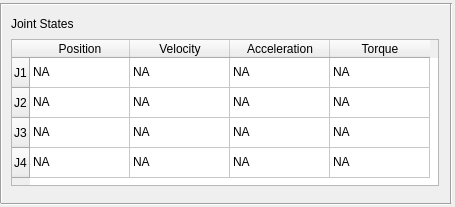
<?xml version="1.0" encoding="UTF-8"?>
<ui version="4.0">
 <class>Form</class>
 <widget class="QWidget" name="Form">
  <property name="geometry">
   <rect>
    <x>0</x>
    <y>0</y>
    <width>455</width>
    <height>207</height>
   </rect>
  </property>
  <property name="windowTitle">
   <string>Form</string>
  </property>
  <widget class="QTableWidget" name="tableWidget">
   <property name="geometry">
    <rect>
     <x>11</x>
     <y>39</y>
     <width>428</width>
     <height>147</height>
    </rect>
   </property>
   <row>
    <property name="text">
     <string>J1</string>
    </property>
   </row>
   <row>
    <property name="text">
     <string>J2</string>
    </property>
   </row>
   <row>
    <property name="text">
     <string>J3</string>
    </property>
   </row>
   <row>
    <property name="text">
     <string>J4</string>
    </property>
   </row>
   <column>
    <property name="text">
     <string>Position</string>
    </property>
   </column>
   <column>
    <property name="text">
     <string>Velocity</string>
    </property>
   </column>
   <column>
    <property name="text">
     <string>Acceleration</string>
    </property>
   </column>
   <column>
    <property name="text">
     <string>Torque</string>
    </property>
   </column>
   <item row="0" column="0">
    <property name="text">
     <string>NA</string>
    </property>
    <property name="flags">
     <set>ItemIsDragEnabled|ItemIsUserCheckable|ItemIsEnabled</set>
    </property>
   </item>
   <item row="0" column="1">
    <property name="text">
     <string>NA</string>
    </property>
    <property name="flags">
     <set>ItemIsDragEnabled|ItemIsUserCheckable|ItemIsEnabled</set>
    </property>
   </item>
   <item row="0" column="2">
    <property name="text">
     <string>NA</string>
    </property>
    <property name="flags">
     <set>ItemIsDragEnabled|ItemIsUserCheckable|ItemIsEnabled</set>
    </property>
   </item>
   <item row="0" column="3">
    <property name="text">
     <string>NA</string>
    </property>
    <property name="flags">
     <set>ItemIsDragEnabled|ItemIsUserCheckable|ItemIsEnabled</set>
    </property>
   </item>
   <item row="1" column="0">
    <property name="text">
     <string>NA</string>
    </property>
    <property name="flags">
     <set>ItemIsDragEnabled|ItemIsUserCheckable|ItemIsEnabled</set>
    </property>
   </item>
   <item row="1" column="1">
    <property name="text">
     <string>NA</string>
    </property>
    <property name="flags">
     <set>ItemIsDragEnabled|ItemIsUserCheckable|ItemIsEnabled</set>
    </property>
   </item>
   <item row="1" column="2">
    <property name="text">
     <string>NA</string>
    </property>
    <property name="flags">
     <set>ItemIsDragEnabled|ItemIsUserCheckable|ItemIsEnabled</set>
    </property>
   </item>
   <item row="1" column="3">
    <property name="text">
     <string>NA</string>
    </property>
    <property name="flags">
     <set>ItemIsDragEnabled|ItemIsUserCheckable|ItemIsEnabled</set>
    </property>
   </item>
   <item row="2" column="0">
    <property name="text">
     <string>NA</string>
    </property>
    <property name="flags">
     <set>ItemIsDragEnabled|ItemIsUserCheckable|ItemIsEnabled</set>
    </property>
   </item>
   <item row="2" column="1">
    <property name="text">
     <string>NA</string>
    </property>
    <property name="flags">
     <set>ItemIsDragEnabled|ItemIsUserCheckable|ItemIsEnabled</set>
    </property>
   </item>
   <item row="2" column="2">
    <property name="text">
     <string>NA</string>
    </property>
    <property name="flags">
     <set>ItemIsDragEnabled|ItemIsUserCheckable|ItemIsEnabled</set>
    </property>
   </item>
   <item row="2" column="3">
    <property name="text">
     <string>NA</string>
    </property>
    <property name="flags">
     <set>ItemIsDragEnabled|ItemIsUserCheckable|ItemIsEnabled</set>
    </property>
   </item>
   <item row="3" column="0">
    <property name="text">
     <string>NA</string>
    </property>
    <property name="flags">
     <set>ItemIsDragEnabled|ItemIsUserCheckable|ItemIsEnabled</set>
    </property>
   </item>
   <item row="3" column="1">
    <property name="text">
     <string>NA</string>
    </property>
    <property name="flags">
     <set>ItemIsDragEnabled|ItemIsUserCheckable|ItemIsEnabled</set>
    </property>
   </item>
   <item row="3" column="2">
    <property name="text">
     <string>NA</string>
    </property>
    <property name="flags">
     <set>ItemIsDragEnabled|ItemIsUserCheckable|ItemIsEnabled</set>
    </property>
   </item>
   <item row="3" column="3">
    <property name="text">
     <string>NA</string>
    </property>
    <property name="flags">
     <set>ItemIsDragEnabled|ItemIsUserCheckable|ItemIsEnabled</set>
    </property>
   </item>
  </widget>
  <widget class="QLabel" name="label">
   <property name="geometry">
    <rect>
     <x>11</x>
     <y>9</y>
     <width>110</width>
     <height>30</height>
    </rect>
   </property>
   <property name="text">
    <string>Joint States</string>
   </property>
  </widget>
  <widget class="Line" name="line">
   <property name="geometry">
    <rect>
     <x>-9</x>
     <y>3</y>
     <width>20</width>
     <height>200</height>
    </rect>
   </property>
   <property name="orientation">
    <enum>Qt::Vertical</enum>
   </property>
  </widget>
  <widget class="Line" name="line_2">
   <property name="geometry">
    <rect>
     <x>441</x>
     <y>3</y>
     <width>20</width>
     <height>200</height>
    </rect>
   </property>
   <property name="orientation">
    <enum>Qt::Vertical</enum>
   </property>
  </widget>
  <widget class="Line" name="line_3">
   <property name="geometry">
    <rect>
     <x>1</x>
     <y>-1</y>
     <width>450</width>
     <height>10</height>
    </rect>
   </property>
   <property name="orientation">
    <enum>Qt::Horizontal</enum>
   </property>
  </widget>
  <widget class="Line" name="line_4">
   <property name="geometry">
    <rect>
     <x>1</x>
     <y>199</y>
     <width>450</width>
     <height>10</height>
    </rect>
   </property>
   <property name="orientation">
    <enum>Qt::Horizontal</enum>
   </property>
  </widget>
 </widget>
 <resources/>
 <connections/>
</ui>
